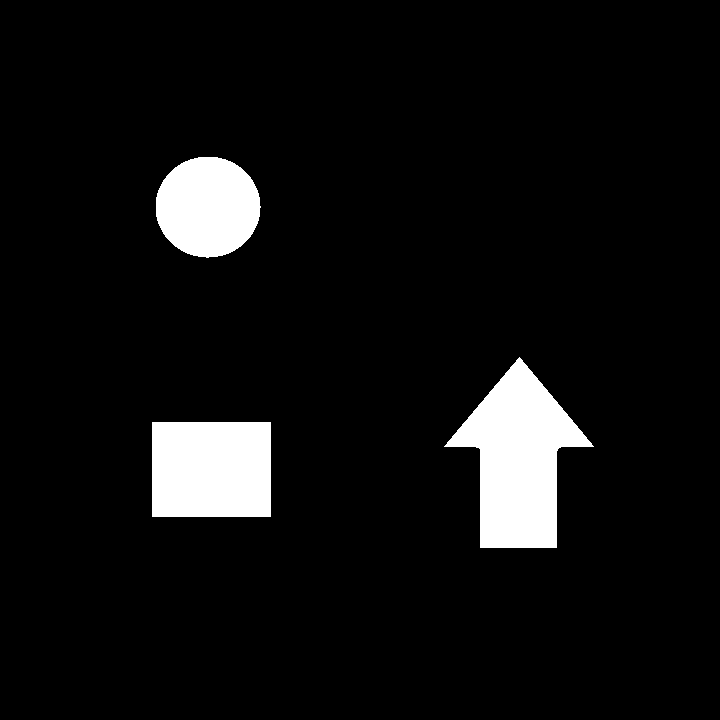
#> input picture opencv_learn/charpter12/contours.bmp, 720 x 720 px
$ python demo_12.05.py
#> lines starting #> are read from the running program, lines starting #| are printed output that depends on the picture; after the words box and inside, x2 and y2 are one past the last pixel; in counts of white or black regions, pixels touching at a corner belong together
import cv2
import numpy as np

o = cv2.imread("contours.bmp")
#> o is the input picture: shape (720, 720, 3); 6.6% white; 3 white regions, box (x1, y1, x2, y2) and area: (444, 357, 594, 548) 14604, (152, 422, 271, 517) 11305, (156, 157, 261, 258) 8308
gray = cv2.cvtColor(o, cv2.COLOR_BGR2GRAY)
#> gray: shape (720, 720); 6.6% white; 3 white regions
ret, binary = cv2.threshold(gray, 127, 255, cv2.THRESH_BINARY)
contours, hierarchy = cv2.findContours(binary, cv2.RETR_LIST, cv2.CHAIN_APPROX_SIMPLE)
#> contours = 3 contours; box (x1, y1, x2, y2) and area: (444, 357, 594, 548) 14342, (152, 422, 271, 517) 11092, (156, 157, 261, 258) 8163
cv2.imshow("original", o)
n = len(contours)
#> n = 3
contoursImg = []
for i in range(n):
    print("contours[" + str(i) + "]面积=", cv2.contourArea(contours[i]))
    temp = np.zeros(o.shape, np.uint8)
    contoursImg.append(temp)
    contoursImg[i] = cv2.drawContours(contoursImg[i], contours, i, (255, 255, 255), 3)
    cv2.imshow("contours[" + str(i) + "]", contoursImg[i])
#> this loop made 3 passes
#| contours[0]面积= 11092.0
#| contours[1]面积= 14342.0
#| contours[2]面积= 8163.0
#> pass 1, `cv2.imshow("contours[" + str(i) + "]", contoursImg[i])`:
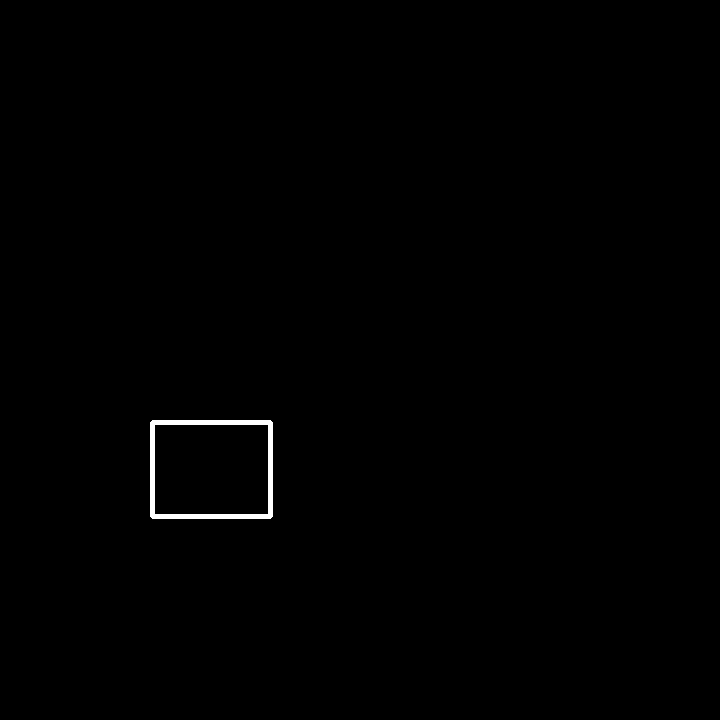
#> window 'contours[0]': shape (720, 720, 3); 0.41% white; 1 white region, box (x1, y1, x2, y2) and area: (150, 420, 273, 519) 2108
#> pass 2, `cv2.imshow("contours[" + str(i) + "]", contoursImg[i])`:
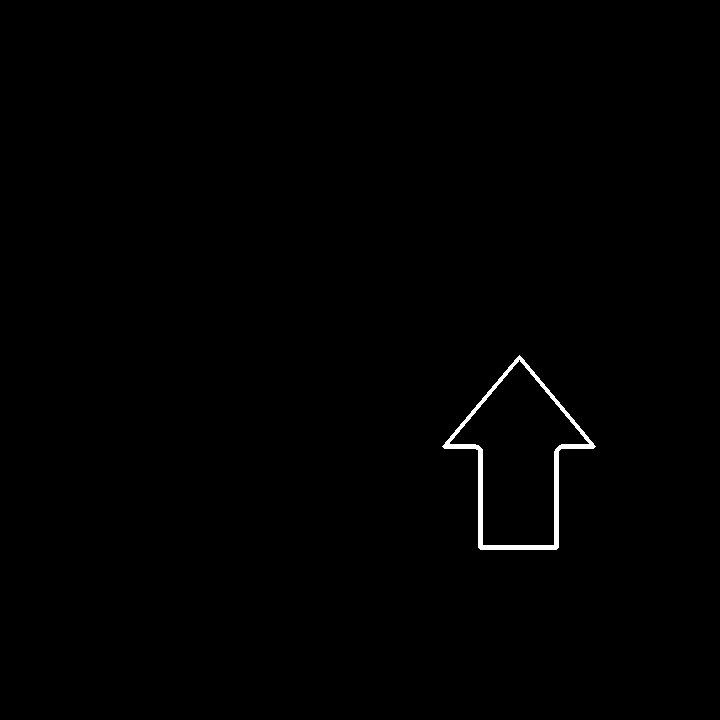
#> window 'contours[1]': shape (720, 720, 3); 0.5% white; 1 white region, box (x1, y1, x2, y2) and area: (442, 355, 596, 550) 2592
#> after the loop, contoursImg = 3 items

cv2.waitKey()
cv2.destroyAllWindows()
